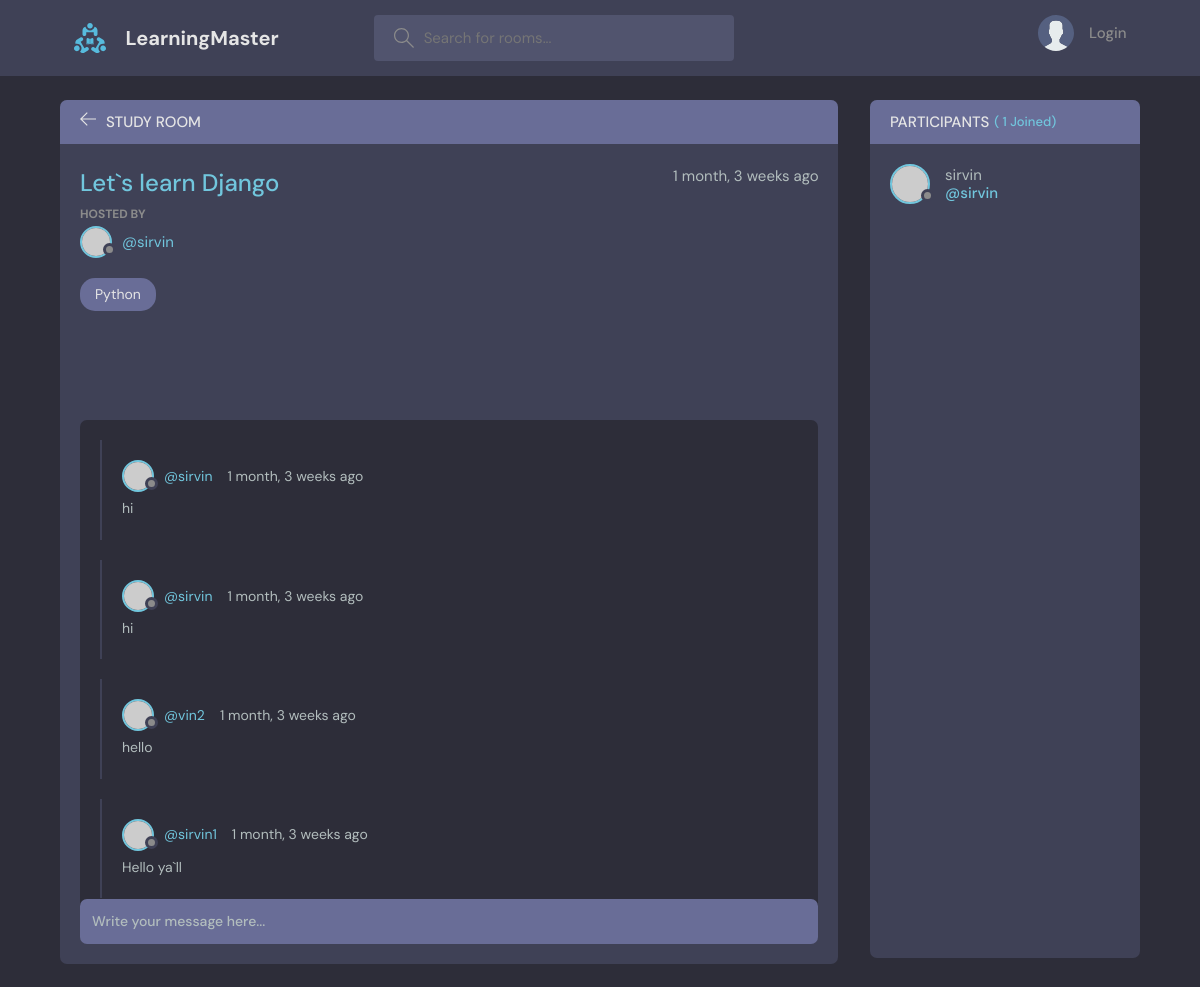
Page /room/6/ on the committed database.
### base/models.py (models this page shows, shortened)
class Room(models.Model):
    host = models.ForeignKey(User, on_delete= models.SET_NULL, null=True)
    topic = models.ForeignKey(Topic, on_delete= models.SET_NULL, null=True)
    name = models.CharField(max_length=200)
    description = models.TextField(null=True, blank=True)
    participants = models.ManyToManyField(User,related_name='participants',blank=True)
    updated = models.DateTimeField(auto_now=True)
    created = models.DateTimeField(auto_now_add=True)
    class Meta:
        ordering = [
            '-updated','-created'
        ]

class Topic(models.Model):
    name = models.CharField(max_length=200)
    def __str__(self):
        return self.name

class Message(models.Model):
    user = models.ForeignKey(User, on_delete=models.CASCADE)
    room = models.ForeignKey(Room, on_delete= models.CASCADE)
    body = models.TextField()
    updated = models.DateTimeField(auto_now=True)
    created = models.DateTimeField(auto_now_add=True)
    class Meta:
        ordering = [
            '-updated','-created'
        ]

### base/views.py (the view, shortened to what this page needs)
# urls.py: path('room/<str:pk>/',views.room, name="room"),
def room(request,pk):
    room = Room.objects.get(id=pk)
    participants = room.participants.all()
    room_messages = room.message_set.all()
    context = {'room':room,'room_messages':room_messages,'participants':participants}
    return render(request,'base/room.html',context)

### base/templates/base/room.html (shortened to what this page needs)
{% extends 'main.html' %}
{% block content %}
  <main class="profile-page layout layout--2">
    <div class="container">
      <div class="room">
        <div class="room__top">
          <div class="room__topLeft">
            <a href="{% url 'home' %}">
              <svg version="1.1" xmlns="http://www.w3.org/2000/svg" width="32" height="32" viewBox="0 0 32 32">
                <title>arrow-left</title>
                <path
                  d="M13.723 2.286l-13.723 13.714 13.719 13.714 1.616-1.611-10.96-10.96h27.625v-2.286h-27.625l10.965-10.965-1.616-1.607z"
                ></path>
              </svg>
            </a>
            <h3>Study Room</h3>
          </div>
        </div>
        <div class="room__box scroll">
          <div class="room__header scroll">
            <div class="room__info">
              <h3>{{room.name}}</h3>
              <span>{{room.created|timesince}} ago</span>
            </div>
            <div class="room__hosted">
              <p>Hosted By</p>
              <a href="{% url 'user-profile' room.host.id %}" class="room__author">
                <div class="avatar avatar--small">
                  <img src="https://randomuser.me/api/portraits/men/37.jpg" />
                </div>
                <span>@{{room.host.username}}</span>
              </a>
            </div>
            <span class="room__topics">{{room.topic}}</span>
          </div>
          <div class="room__conversation">
            <div class="threads scroll">
              {% for message in room_messages %}
              <div class="thread">
                <div class="thread__top">
                  <div class="thread__author">
                    <a href="{% url 'user-profile' message.user.id %}" class="thread__authorInfo">
                      <div class="avatar avatar--small">
                        <img src="https://randomuser.me/api/portraits/men/37.jpg" />
                      </div>
                      <span>@{{message.user.username}}</span>
                    </a>
                    <span class="thread__date">{{message.created|timesince}} ago</span>
                  </div>
                </div>
                <div class="thread__details">
                  {{message.body}}
                </div>
              </div>
              {% endfor %}
            </div>
          </div>
        </div>
        <div class="room__message">
          <form action="" method="post">
            <input name="body" placeholder="Write your message here..." />
          </form>
        </div>
      </div>
      <div class="participants">
        <h3 class="participants__top">Participants <span>( {{participants.count}} Joined)</span></h3>
        <div class="participants__list scroll">
          {% for user in participants %}
          <a href="{% url 'user-profile' user.id %}" class="participant">
            <div class="avatar avatar--medium">
              <img src="https://randomuser.me/api/portraits/men/37.jpg" />
            </div>
            <p>
              {{user.username}}
              <span>@{{user.username}}</span>
            </p>
          </a>
          {% endfor %}
        </div>
      </div>
    </div>
  </main>
{% endblock content %}

### rows in the picture
Room: name "Let`s learn Django", created "1 month, 3 weeks", host.username "sirvin", topic "Python"
Message: user.username "sirvin", created "1 month, 3 weeks", body "hi"
Message: user.username "sirvin", created "1 month, 3 weeks", body "hi"
Message: user.username "vin2", created "1 month, 3 weeks", body "hello"
Message: user.username "sirvin1", created "1 month, 3 weeks", body "Hello ya`ll"

### other values in the picture
{{ participants.count }} "1"
{{ user.username }} "sirvin"
